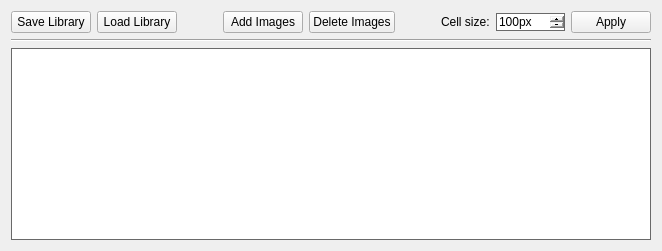
      <widget class="QWidget" name="ImageLibrary">
       <property name="sizePolicy">
        <sizepolicy hsizetype="Expanding" vsizetype="Expanding">
         <horstretch>0</horstretch>
         <verstretch>0</verstretch>
        </sizepolicy>
       </property>
       <property name="styleSheet">
        <string notr="true"/>
       </property>
       <attribute name="title">
        <string>Image Library (0)</string>
       </attribute>
       <layout class="QVBoxLayout" name="verticalLayout_3">
        <item>
         <layout class="QHBoxLayout" name="horizontalLayout">
          <item>
           <widget class="QPushButton" name="buttonSave">
            <property name="toolTip">
             <string/>
            </property>
            <property name="toolTipDuration">
             <number>-1</number>
            </property>
            <property name="statusTip">
             <string>Save Image Library to .mil</string>
            </property>
            <property name="whatsThis">
             <string>&lt;html&gt;&lt;head/&gt;&lt;body&gt;&lt;p&gt;Opens a file dialog to allow user to save the current image library as a .mil file.&lt;/p&gt;&lt;/body&gt;&lt;/html&gt;</string>
            </property>
            <property name="text">
             <string>Save Library</string>
            </property>
           </widget>
          </item>
          <item>
           <widget class="QPushButton" name="buttonLoad">
            <property name="statusTip">
             <string>Load an Image Library from .mil</string>
            </property>
            <property name="whatsThis">
             <string>&lt;html&gt;&lt;head/&gt;&lt;body&gt;&lt;p&gt;Opens file dialog to select a .mil file to load.&lt;/p&gt;&lt;/body&gt;&lt;/html&gt;</string>
            </property>
            <property name="text">
             <string>Load Library</string>
            </property>
           </widget>
          </item>
          <item>
           <spacer name="horizontalSpacer_2">
            <property name="orientation">
             <enum>Qt::Horizontal</enum>
            </property>
            <property name="sizeHint" stdset="0">
             <size>
              <width>40</width>
              <height>20</height>
             </size>
            </property>
           </spacer>
          </item>
          <item>
           <widget class="QPushButton" name="buttonAdd">
            <property name="sizePolicy">
             <sizepolicy hsizetype="Fixed" vsizetype="Fixed">
              <horstretch>0</horstretch>
              <verstretch>0</verstretch>
             </sizepolicy>
            </property>
            <property name="statusTip">
             <string>Adds images to Image Library</string>
            </property>
            <property name="whatsThis">
             <string>&lt;html&gt;&lt;head/&gt;&lt;body&gt;&lt;p&gt;Opens a file dialog allowing user to select one or multiple images to add to current image library.&lt;/p&gt;&lt;/body&gt;&lt;/html&gt;</string>
            </property>
            <property name="text">
             <string>Add Images</string>
            </property>
           </widget>
          </item>
          <item>
           <widget class="QPushButton" name="buttonDelete">
            <property name="statusTip">
             <string>Deletes selected images from library</string>
            </property>
            <property name="whatsThis">
             <string>&lt;html&gt;&lt;head/&gt;&lt;body&gt;&lt;p&gt;Deletes all of the selected images from the image library.&lt;/p&gt;&lt;/body&gt;&lt;/html&gt;</string>
            </property>
            <property name="text">
             <string>Delete Images</string>
            </property>
           </widget>
          </item>
          <item>
           <spacer name="horizontalSpacer">
            <property name="orientation">
             <enum>Qt::Horizontal</enum>
            </property>
            <property name="sizeHint" stdset="0">
             <size>
              <width>40</width>
              <height>20</height>
             </size>
            </property>
           </spacer>
          </item>
          <item>
           <widget class="QLabel" name="label">
            <property name="statusTip">
             <string>Width and height of each image in pixels</string>
            </property>
            <property name="text">
             <string>Cell size:</string>
            </property>
           </widget>
          </item>
          <item>
           <widget class="QSpinBox" name="spinLibCellSize">
            <property name="minimumSize">
             <size>
              <width>0</width>
              <height>0</height>
             </size>
            </property>
            <property name="statusTip">
             <string>Width and height of each image in pixels</string>
            </property>
            <property name="whatsThis">
             <string>&lt;html&gt;&lt;head/&gt;&lt;body&gt;&lt;p&gt;Controls width and height of library images in pixels.&lt;/p&gt;&lt;p&gt;All library images are cropped around their centre to ensure they are square.&lt;/p&gt;&lt;p&gt;An ideal value for library image size would be the maximum cell size to be used in Photomosaic generation.&lt;/p&gt;&lt;/body&gt;&lt;/html&gt;</string>
            </property>
            <property name="styleSheet">
             <string notr="true">QSpinBox {
border: 1px solid dimgray;
}</string>
            </property>
            <property name="buttonSymbols">
             <enum>QAbstractSpinBox::PlusMinus</enum>
            </property>
            <property name="specialValueText">
             <string/>
            </property>
            <property name="suffix">
             <string>px</string>
            </property>
            <property name="minimum">
             <number>10</number>
            </property>
            <property name="maximum">
             <number>10000</number>
            </property>
            <property name="value">
             <number>100</number>
            </property>
           </widget>
          </item>
          <item>
           <widget class="QPushButton" name="buttonLibCellSize">
            <property name="sizePolicy">
             <sizepolicy hsizetype="Minimum" vsizetype="Fixed">
              <horstretch>0</horstretch>
              <verstretch>0</verstretch>
             </sizepolicy>
            </property>
            <property name="statusTip">
             <string>Applies cell size to Library Images</string>
            </property>
            <property name="text">
             <string>Apply</string>
            </property>
            <property name="iconSize">
             <size>
              <width>16</width>
              <height>16</height>
             </size>
            </property>
           </widget>
          </item>
         </layout>
        </item>
        <item>
         <widget class="Line" name="line">
          <property name="orientation">
           <enum>Qt::Horizontal</enum>
          </property>
         </widget>
        </item>
        <item>
         <widget class="QListWidget" name="listPhoto">
          <property name="statusTip">
           <string>Displays images in library</string>
          </property>
          <property name="whatsThis">
           <string>&lt;html&gt;&lt;head/&gt;&lt;body&gt;&lt;p&gt;Displays a grid of all the images in the library.&lt;/p&gt;&lt;p&gt;Ctrl clicking adds to selection. Shift clicking adds a range to selection.&lt;/p&gt;&lt;/body&gt;&lt;/html&gt;</string>
          </property>
          <property name="styleSheet">
           <string notr="true">QListWidget::item {
border: 1px solid transparent;
padding: 1px;
margin: 5px;
}

QListWidget::item:selected {
border: 1px solid blue;
}

QListWidget {
border: 1px solid dimgray;
}</string>
          </property>
          <property name="frameShadow">
           <enum>QFrame::Sunken</enum>
          </property>
          <property name="lineWidth">
           <number>1</number>
          </property>
          <property name="horizontalScrollBarPolicy">
           <enum>Qt::ScrollBarAlwaysOff</enum>
          </property>
          <property name="sizeAdjustPolicy">
           <enum>QAbstractScrollArea::AdjustIgnored</enum>
          </property>
          <property name="alternatingRowColors">
           <bool>false</bool>
          </property>
          <property name="selectionMode">
           <enum>QAbstractItemView::ExtendedSelection</enum>
          </property>
          <property name="iconSize">
           <size>
            <width>100</width>
            <height>100</height>
           </size>
          </property>
          <property name="textElideMode">
           <enum>Qt::ElideNone</enum>
          </property>
          <property name="verticalScrollMode">
           <enum>QAbstractItemView::ScrollPerPixel</enum>
          </property>
          <property name="movement">
           <enum>QListView::Static</enum>
          </property>
          <property name="flow">
           <enum>QListView::LeftToRight</enum>
          </property>
          <property name="isWrapping" stdset="0">
           <bool>true</bool>
          </property>
          <property name="resizeMode">
           <enum>QListView::Fixed</enum>
          </property>
          <property name="layoutMode">
           <enum>QListView::SinglePass</enum>
          </property>
          <property name="spacing">
           <number>0</number>
          </property>
          <property name="gridSize">
           <size>
            <width>100</width>
            <height>150</height>
           </size>
          </property>
          <property name="viewMode">
           <enum>QListView::IconMode</enum>
          </property>
          <property name="modelColumn">
           <number>0</number>
          </property>
          <property name="uniformItemSizes">
           <bool>false</bool>
          </property>
          <property name="batchSize">
           <number>5</number>
          </property>
          <property name="wordWrap">
           <bool>true</bool>
          </property>
          <property name="selectionRectVisible">
           <bool>true</bool>
          </property>
          <property name="itemAlignment">
           <set>Qt::AlignTop</set>
          </property>
          <property name="currentRow">
           <number>-1</number>
          </property>
         </widget>
        </item>
       </layout>
      </widget>
